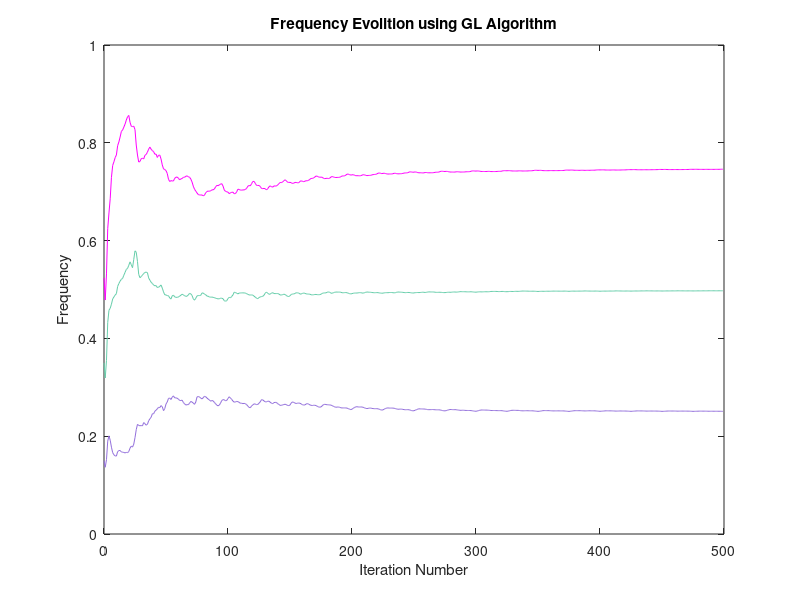

Write MATLAB code to recreate this figure.
%% 

clc
clear
close all 

signalSize = 500;
numIter = 30;
mNoise = 0; sdNoise = 1;

y = zeros(signalSize,1);

teta1 = zeros(numIter, signalSize); teta2 = zeros(numIter, signalSize); teta3 = zeros(numIter, signalSize);

for iter=1:numIter
    
    e = normrnd(mNoise, sdNoise, signalSize, 1);
    for t=1:signalSize
        y(t,1) = 2 * sin(0.25*t) + 2 * sin(0.5 * t) + 2 * sin(0.75 * t) + e(t);
    end
    n = 3;
    yLen = size(y,1);

    %Initialization:
    tetaHatInit = [0.15; 0.35; 0.5236];
    p = 0.1 * eye(n);
    alpha0 = 0.99; alphaInf = 0.995; alpha = 0.8;
    lambda0 = 0.8; lambdaInf = 1.01; lambda = 1.2;
    beta = 0.9999;

    z = zeros(2,n);
    wAlpha = zeros(2,n); wBeta = zeros(2,n);
    tetaHat = zeros(n, signalSize); 
    psi = zeros(n,1);

    %Main Loop:
    for t=1:signalSize

        %Step1:
        %Prediction error
        x = y(t);
        for i=1:n
            if t == 1
                x = [2*(alpha - beta)* cos(tetaHatInit(i,1)) beta^2-alpha^2] * z(:,i) + x;
            else
                x = [2*(alpha - beta)* cos(tetaHat(i,t-1)) beta^2-alpha^2] * z(:,i) + x;
            end
        end
        eHat = x;

        %Step2:
        %Computing derivative:
        for i=1:n
           eFiBeta = [beta,0] * wBeta(:, i);
           eFiAlpha = [alpha,0] * wAlpha(:, i);
           if t==1
               psi(i,1) = -2 * (eFiBeta - eFiAlpha) * sin(tetaHatInit(i,1));
           else
               psi(i,1) = -2 * (eFiBeta - eFiAlpha) * sin(tetaHat(i,t-1));
           end
        end
        %Step3:
        %Teta updating
        k = (p * psi) / (lambda + (psi.') * p * psi);
        p = (p - k * (psi.') * p) / lambda;
        if t==1
            tetaHat(:,t) = tetaHatInit(:,1) + k * eHat;
        else
            tetaHat(:,t) = tetaHat(:,t-1) + k * eHat;
        end

        %Step4:
        %Posteriori prediction error
        x = y(t);
        for i=1:n
            dummyX = x;
            x = [2*(alpha - beta)* cos(tetaHat(i,t)),beta^2-alpha^2] * z(:,i) + x;
            z(:,i) = [2*alpha*cos(tetaHat(i,t)),-alpha^2;1,0] * z(:,i) + [1;0] * dummyX;
        end
        eBar = x;
        for i=1:n
           wAlpha(:,i) = [2*alpha*cos(tetaHat(i,t)),-alpha^2;1,0] * wAlpha(:,i) + [1;0] * eBar;
           wBeta(:,i) = [2*alpha*cos(tetaHat(i,t)),-alpha^2;1,0] * wBeta(:,i) + [1;0] * eBar;
        end

        alpha = alphaInf - (alphaInf - alpha) * alpha0;
        lambda = lambdaInf - (lambdaInf - lambda) * lambda0;
    end
    
    for i=1:n
      if abs(tetaHat(i,signalSize)) < 0.35
            teta1(iter,:) = abs(tetaHat(i,:));
       elseif abs(tetaHat(i,signalSize)) < 0.6
           teta2(iter,:) = abs(tetaHat(i,:));
       else 
           teta3(iter,:) = abs(tetaHat(i,:));
       end
    end    
end

for i=2:numIter
    if teta1(i,:) == 0
        teta1(i,:) = teta1(i-1,:);
    elseif teta2(i,:) == 0
        teta2(i,:) = teta2(i-1,:);
    elseif teta3(i,:) == 0
        teta3(i,:) = teta3(i-1,:);
    end
end

expTeta1 = sum(teta1,1)/numIter;
expTeta2 = sum(teta2,1)/numIter;
expTeta3 = sum(teta3,1)/(numIter);

figure
% temp = expTeta1;
% expTeta1(1,1:40) = 0.15;
% expTeta1(1,41:540) = temp;
nExpTeta1 = 0:size(expTeta1,2)-1;
plot(nExpTeta1, expTeta1, 'Color', [147/255, 112/255, 219/255]);

hold on 

nExpTeta2 = 0:size(expTeta2,2)-1;
plot(nExpTeta2, expTeta2, 'Color', [102/255, 205/255, 170/255]);

nExpTeta3 = 0:size(expTeta3,2)-1;
plot(nExpTeta3, expTeta3, 'Color', [255/255, 0/255, 255/255]);
% yticks([0 0.5 1]);
title('Frequency Evolition using GL Algorithm');
xlabel('Iteration Number');
ylabel('Frequency');

hold off